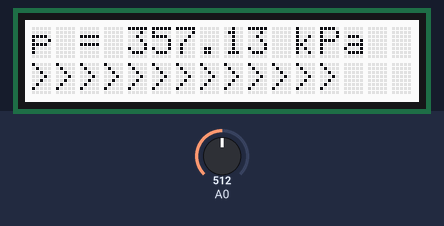
This sketch was run on a simulated Arduino Uno, built with avr-gcc and run on an emulated ATmega328P. On the bench: 16×2 character LCD. The test bench sets the inputs (shaded band); at power-on: A0 = 512. What the sketch prints to the serial monitor is not drawn.

Above: at 1.2 s.
1.3 s: A0 set to 390
At 2.3 s:
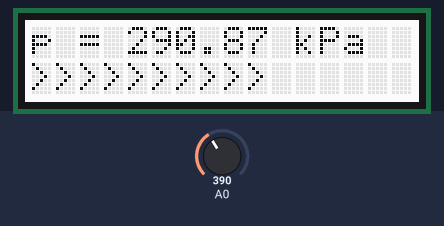
3.2 s: A0 set to 410
At 4.8 s:
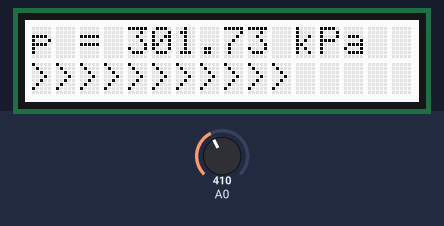
5.1 s: A0 set to 306
At 6.5 s:
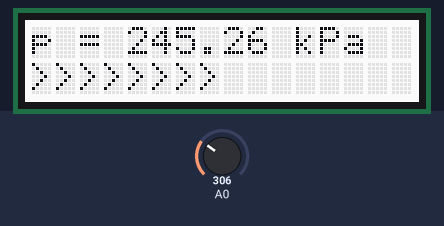
6.9 s: A0 set to 122
At 8.5 s:
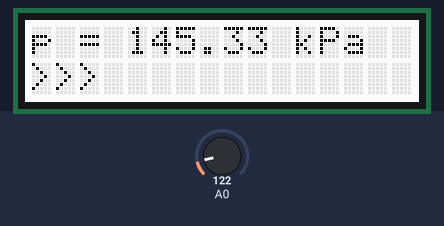
8.8 s: A0 set to 70
At 10.3 s:
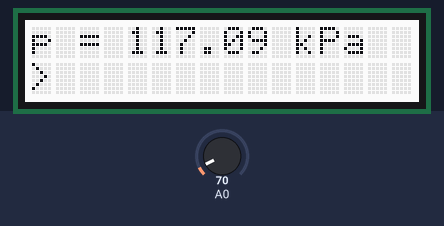
10.6 s: A0 set to 90
At 11.8 s:
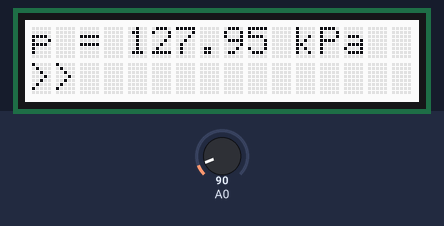
Timing chart, 0 to 13.5 s (numbered marks = the images above; inputs shaded):
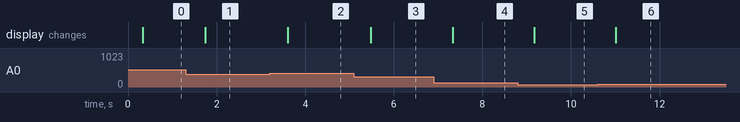

Measured:
- after the input at 1.3 s, the display: changes after 0.44 s (image 1)
- after the input at 3.2 s, the display: changes after 0.41 s (image 2)
- after the input at 5.1 s, the display: changes after 0.38 s (image 3)
- after the input at 6.9 s, the display: changes after 0.43 s (image 4)
- after the input at 8.8 s, the display: changes after 0.37 s (image 5)
- after the input at 10.6 s, the display: changes after 0.41 s (image 6)

The sketch:

affichage-ecran3.ino
```cpp
//MXP5500DP Capteur de pression
// calcul et affichage de la pression moyenne
#include <rgb_lcd.h>

rgb_lcd lcd;
const float patm=101.3;// on définit la pression atmosphérique, valeur connue
const int cycles = 200; //nombre de mesures pour faire une moyenne
const int dur_mes = 1; //durée entre 2 mesures de la moyenne
const int dur_aff = 200; //durée entre 2 séries de mesure

int nombre_chevrons = 0 ;
int p_min = 80 ;
int p_max = 400 ;

void setup() {
  lcd.begin(16,2);
  Serial.begin(9600); //initialisation de ligne série
}

void loop(){
float resultatpression = 0.0 ;// on définit un float qui récupérera toutes les valeurs des pressions
for(int i = 0 ; i < cycles ; i++){
    float ana = analogRead(A0) ;
    float pression_relat = ((ana / 1023.0)-0.04) /0.0018 ;  //utilise le modele determine par etalonnage
    float pression = pression_relat + patm;//calcul de la pression
    resultatpression += pression ;//on rajoute la valeur mesurée à la variable somme
    delay(dur_mes) ;
  }

  resultatpression /= cycles ;          //calcul la moyenne des mesures
  Serial.print(resultatpression) ;      //affiche dans le moniteur serie les valeurs de pression en kPa
  Serial.println(" kPa") ;

  // gestion de l'affichage LCD
  lcd.clear();
  // affichage p = ...
  lcd.setCursor(0,0) ;
  lcd.print("p = ");
  lcd.print(resultatpression);// Affiche la valeur sur le LCD.
  lcd.print(" kPa");

  // calcul du nombre de chevrons à placer : 80 kPa : 0 chevron -- 400 kPa : 16 chevrons
  nombre_chevrons = 16*(resultatpression - p_min)/(p_max-p_min) ;
  //affichage
  lcd.setCursor(0,1) ;
  for (int i = 1 ; i< nombre_chevrons+1 ; i++){
    lcd.print(">") ;
  }

  delay(dur_aff) ;                         // temps de latence entre 2 séries de mesures
}
```
